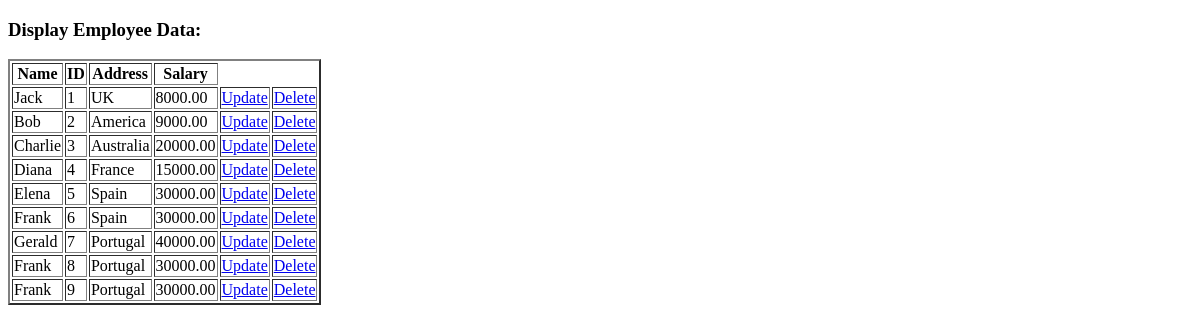
Before: /CRUD/displayData/ with the older database file.
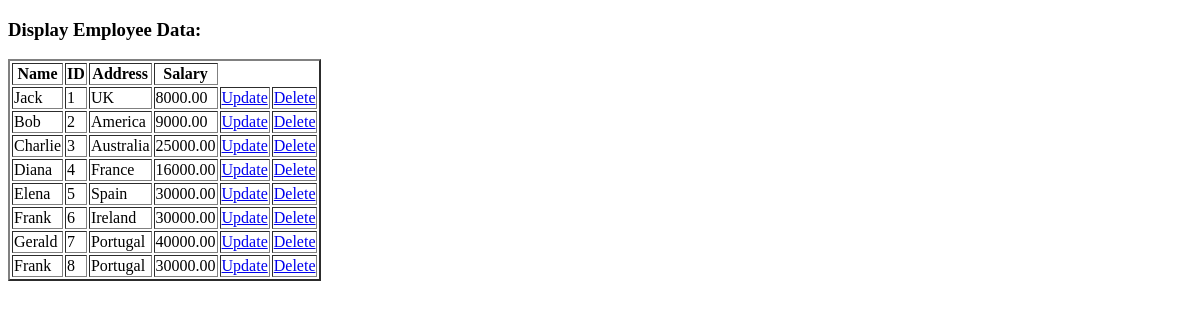
After: the same page with the newer database file.
### CRUDApp/models.py (models this page shows, shortened)
class Emp_detail(models.Model):
    E_name = models.CharField(max_length=100)
    E_id = models.CharField(max_length=50, unique=True)
    E_address = models.CharField(max_length=100)
    E_salary = models.DecimalField(max_digits=10, decimal_places=2)

### CRUDApp/views.py (the view)
# urls.py: path('displayData/', views.get_all_data, name='displayData'),
def get_all_data(request):
    data = Emp_detail.objects.all()
    return render(request, "displayEmp.html", {'data': data})

### templates/displayEmp.html (shortened to what this page needs)
<!DOCTYPE html>
<html lang="en">
<head>
</head>
<body>
<h3>Display Employee Data:</h3>
<table border="2">
    <tr>
        <th>Name</th>
        <th>ID</th>
        <th>Address</th>
        <th>Salary</th>
    </tr>
    {% for i in data %}
        <tr>
            <td>{{ i.E_name }}</td>
            <td>{{ i.E_id }}</td>
            <td>{{ i.E_address }}</td>
            <td>{{ i.E_salary }}</td>
            <td><a href="{% url "update" i.E_id %}">Update</a></td>
            <td><a href="{% url "delete" i.E_id %}">Delete</a></td>
        </tr>
{% endfor %}
</table>
</body>
</html>

Changed rows visible on the page:
removed Emp_detail: E_name "Frank", E_id "9", E_address "Portugal", E_salary "30000.00"
changed Emp_detail "Charlie": E_salary "20000.00" → "25000.00"
changed Emp_detail "Diana": E_salary "15000.00" → "16000.00"
changed Emp_detail: E_address "Spain" → "Ireland"
